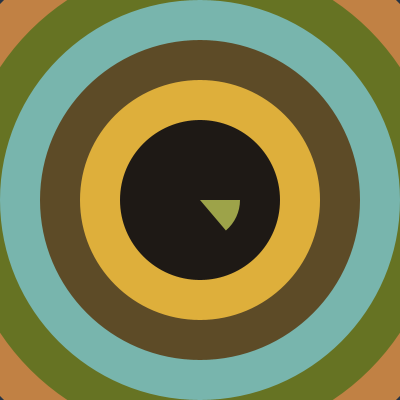
Frame 1 (no input)
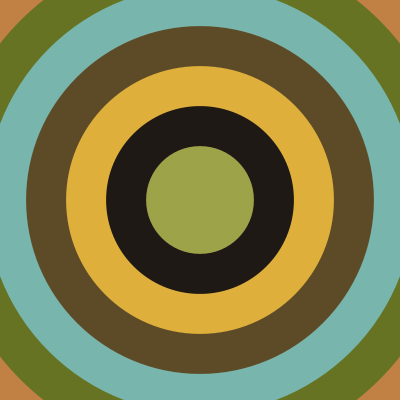
Frame 60 (the mouse pressed at the canvas centre just before this capture)
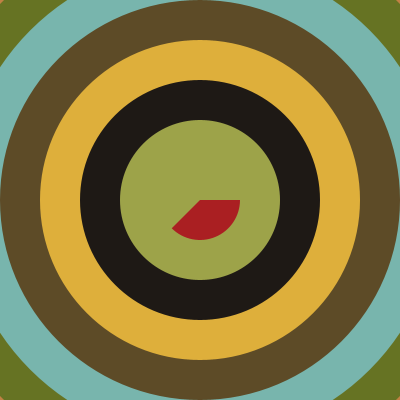
Frame 120 (the mouse held since frame 60 and released just before this capture)

The Processing sketch that drew these frames (run headless with seeded random() and noise(); from frame 60 on, the mouse is pressed at the canvas centre):

// Processing sketch: processing_106586
// ── processing_106586.pde

float R = 40;

color[] palette = { #9da349, #aa1f22, #283545, #c18144, #667323, #78b5ad, #5d4b27, #deaf3b, #1e1915 };

void setup() {
    size(400, 400);
    ellipseMode(RADIUS);
}

void draw() {
    float t = millis() * 1e-3;
    int k = floor((t + 1) / 2);
    boolean isEven =  (t % 2 < 1);
    noStroke();
    translate(0.5 * width, 0.5 * width);
    for (int i = 8; i > 0; i--) {
        float f = i + (isEven ? 1 : (t % 1));
        fill(palette[(k - i + palette.length) % palette.length]);
        ellipse(0, 0, R * f, R * f);
    }
    if (isEven) {
        fill(palette[k % palette.length]);
        arc(0, 0, R, R, 0, (t % 1) * TWO_PI);
    }
}
